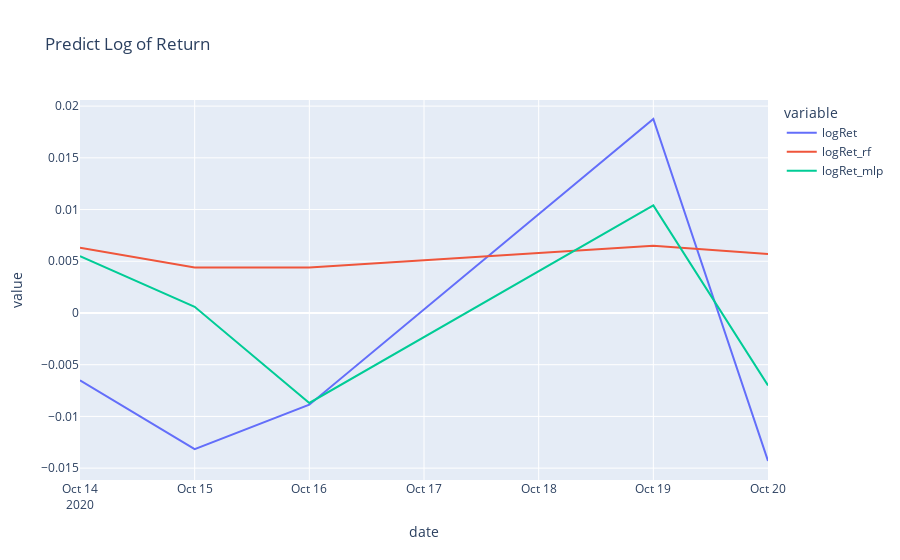

This figure's notebook cell:
### Code cell
ex.line(test[['logRet','logRet_rf','logRet_mlp']],title="Predict Log of Return")

### Figure 1 — Plotly figure (JSON) as saved in the notebook; plotly's stock layout.template omitted (floating-point values rounded to 4 significant figures)
{"data": [{"hovertemplate": "variable=logRet<br>date=%{x}<br>value=%{y}<extra></extra>", "legendgroup": "logRet", "line": {"color": "#636efa", "dash": "solid"}, "mode": "lines", "name": "logRet", "orientation": "v", "showlegend": true, "type": "scatter", "x": ["2020-10-14T00:00:00", "2020-10-15T00:00:00", "2020-10-16T00:00:00", "2020-10-19T00:00:00", "2020-10-20T00:00:00"], "xaxis": "x", "y": [-0.006515, -0.01316, -0.008869, 0.01875, -0.01431], "yaxis": "y"}, {"hovertemplate": "variable=logRet_rf<br>date=%{x}<br>value=%{y}<extra></extra>", "legendgroup": "logRet_rf", "line": {"color": "#EF553B", "dash": "solid"}, "mode": "lines", "name": "logRet_rf", "orientation": "v", "showlegend": true, "type": "scatter", "x": ["2020-10-14T00:00:00", "2020-10-15T00:00:00", "2020-10-16T00:00:00", "2020-10-19T00:00:00", "2020-10-20T00:00:00"], "xaxis": "x", "y": [0.0063, 0.0044, 0.0044, 0.0065, 0.0057], "yaxis": "y"}, {"hovertemplate": "variable=logRet_mlp<br>date=%{x}<br>value=%{y}<extra></extra>", "legendgroup": "logRet_mlp", "line": {"color": "#00cc96", "dash": "solid"}, "mode": "lines", "name": "logRet_mlp", "orientation": "v", "showlegend": true, "type": "scatter", "x": ["2020-10-14T00:00:00", "2020-10-15T00:00:00", "2020-10-16T00:00:00", "2020-10-19T00:00:00", "2020-10-20T00:00:00"], "xaxis": "x", "y": [0.0055, 0.0006, -0.0087, 0.0104, -0.007], "yaxis": "y"}], "layout": {"legend": {"title": {"text": "variable"}, "tracegroupgap": 0}, "title": {"text": "Predict Log of Return"}, "xaxis": {"anchor": "y", "domain": [0, 1], "title": {"text": "date"}}, "yaxis": {"anchor": "x", "domain": [0, 1], "title": {"text": "value"}}}}
